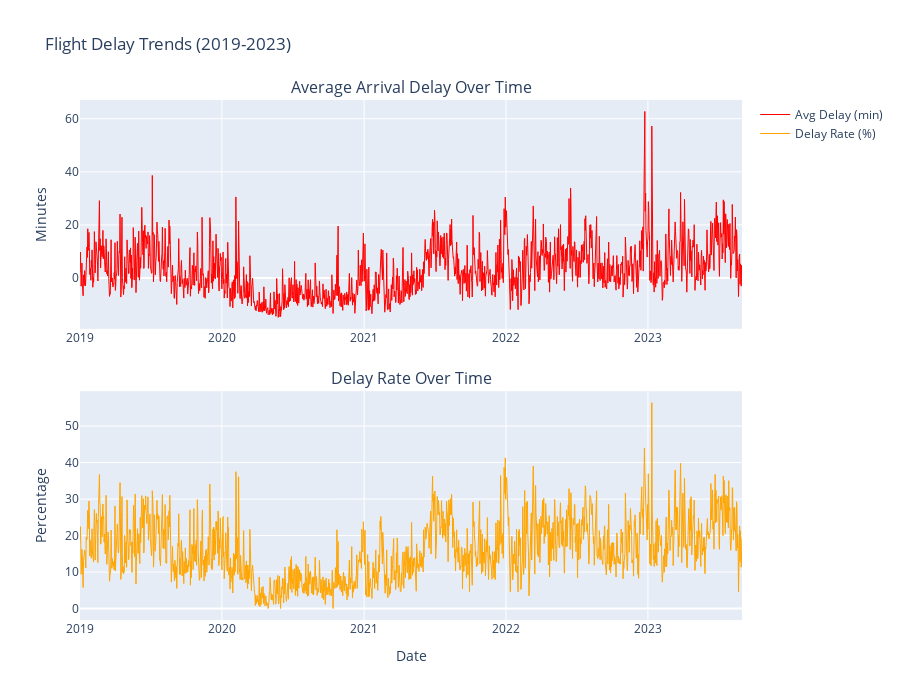

Write notebook code for a chart like this one.
### Code cell
print("\n  1 Daily Delay Trends")

if 'FL_DATE' in df.columns and 'ARR_DELAY' in df.columns:
    df['FL_DATE'] = pd.to_datetime(df['FL_DATE'])
    
    
    daily_delays = df.groupby('FL_DATE').agg({
        'ARR_DELAY': 'mean',
        'IS_DELAYED': 'mean'
    }).reset_index()
    
   
    fig = make_subplots(
        rows=2, cols=1,
        subplot_titles=('Average Arrival Delay Over Time', 'Delay Rate Over Time'),
        vertical_spacing=0.12
    )
    
    
    fig.add_trace(
        go.Scatter(x=daily_delays['FL_DATE'], y=daily_delays['ARR_DELAY'],
                   mode='lines', name='Avg Delay (min)',
                   line=dict(color='red', width=1)),
        row=1, col=1
    )
    
   
    fig.add_trace(
        go.Scatter(x=daily_delays['FL_DATE'], y=daily_delays['IS_DELAYED']*100,
                   mode='lines', name='Delay Rate (%)',
                   line=dict(color='orange', width=1)),
        row=2, col=1
    )
    
    fig.update_xaxes(title_text="Date", row=2, col=1)
    fig.update_yaxes(title_text="Minutes", row=1, col=1)
    fig.update_yaxes(title_text="Percentage", row=2, col=1)
    
    fig.update_layout(height=700, title_text="Flight Delay Trends (2019-2023)",
                      showlegend=True)
    
    fig.write_html('viz_03_delay_trends.html')
    fig.show()
    print(" Saved: viz_03_delay_trends.html")

### Figure 1 — Plotly figure (JSON) as saved in the notebook; plotly's stock layout.template omitted (floating-point values rounded to 4 significant figures; data arrays with more than 128 entries replaced by an {"elided": "..."} marker saying what was removed)
{"data": [{"line": {"color": "red", "width": 1}, "mode": "lines", "name": "Avg Delay (min)", "type": "scatter", "x": {"elided": "1704 str values"}, "xaxis": "x", "y": {"elided": "1704 float values"}, "yaxis": "y"}, {"line": {"color": "orange", "width": 1}, "mode": "lines", "name": "Delay Rate (%)", "type": "scatter", "x": {"elided": "1704 str values"}, "xaxis": "x2", "y": {"elided": "1704 float values"}, "yaxis": "y2"}], "layout": {"annotations": [{"font": {"size": 16}, "showarrow": false, "text": "Average Arrival Delay Over Time", "x": 0.5, "xanchor": "center", "xref": "paper", "y": 1, "yanchor": "bottom", "yref": "paper"}, {"font": {"size": 16}, "showarrow": false, "text": "Delay Rate Over Time", "x": 0.5, "xanchor": "center", "xref": "paper", "y": 0.44, "yanchor": "bottom", "yref": "paper"}], "height": 700, "showlegend": true, "title": {"text": "Flight Delay Trends (2019-2023)"}, "xaxis": {"anchor": "y", "domain": [0, 1]}, "xaxis2": {"anchor": "y2", "domain": [0, 1], "title": {"text": "Date"}}, "yaxis": {"anchor": "x", "domain": [0.56, 1], "title": {"text": "Minutes"}}, "yaxis2": {"anchor": "x2", "domain": [0, 0.44], "title": {"text": "Percentage"}}}}
